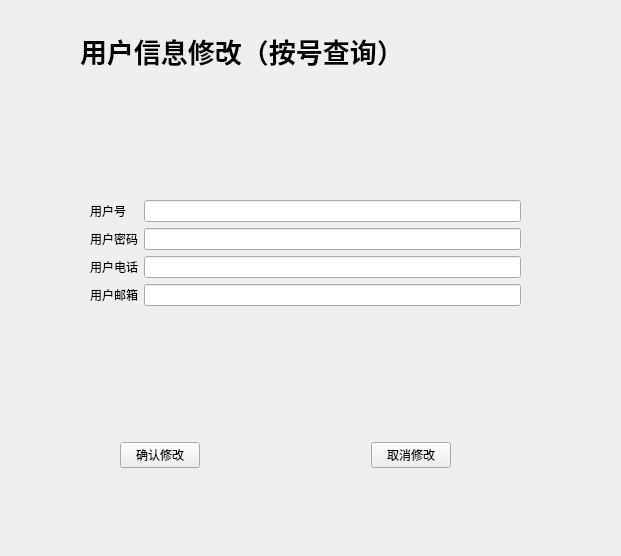
<?xml version="1.0" encoding="UTF-8"?>
<ui version="4.0">
 <class>Form</class>
 <widget class="QWidget" name="Form">
  <property name="geometry">
   <rect>
    <x>0</x>
    <y>0</y>
    <width>621</width>
    <height>556</height>
   </rect>
  </property>
  <property name="windowTitle">
   <string>Form</string>
  </property>
  <widget class="QLabel" name="label">
   <property name="geometry">
    <rect>
     <x>80</x>
     <y>30</y>
     <width>441</width>
     <height>41</height>
    </rect>
   </property>
   <property name="font">
    <font>
     <family>Arial Black</family>
     <pointsize>20</pointsize>
     <weight>75</weight>
     <bold>true</bold>
    </font>
   </property>
   <property name="text">
    <string>用户信息修改（按号查询）</string>
   </property>
  </widget>
  <widget class="QWidget" name="layoutWidget">
   <property name="geometry">
    <rect>
     <x>90</x>
     <y>200</y>
     <width>431</width>
     <height>171</height>
    </rect>
   </property>
   <layout class="QFormLayout" name="formLayout">
    <item row="0" column="0">
     <widget class="QLabel" name="label_2">
      <property name="text">
       <string>用户号</string>
      </property>
     </widget>
    </item>
    <item row="0" column="1">
     <widget class="QLineEdit" name="lineEdit"/>
    </item>
    <item row="1" column="1">
     <widget class="QLineEdit" name="lineEdit_2"/>
    </item>
    <item row="4" column="0">
     <widget class="QLabel" name="label_4">
      <property name="text">
       <string>用户电话</string>
      </property>
     </widget>
    </item>
    <item row="4" column="1">
     <widget class="QLineEdit" name="lineEdit_3"/>
    </item>
    <item row="5" column="0">
     <widget class="QLabel" name="label_5">
      <property name="text">
       <string>用户邮箱</string>
      </property>
     </widget>
    </item>
    <item row="5" column="1">
     <widget class="QLineEdit" name="lineEdit_4"/>
    </item>
    <item row="1" column="0">
     <widget class="QLabel" name="label_3">
      <property name="text">
       <string>用户密码</string>
      </property>
     </widget>
    </item>
   </layout>
  </widget>
  <widget class="QWidget" name="layoutWidget">
   <property name="geometry">
    <rect>
     <x>120</x>
     <y>440</y>
     <width>331</width>
     <height>30</height>
    </rect>
   </property>
   <layout class="QHBoxLayout" name="horizontalLayout">
    <item>
     <widget class="QPushButton" name="pushButton">
      <property name="text">
       <string>确认修改</string>
      </property>
     </widget>
    </item>
    <item>
     <spacer name="horizontalSpacer">
      <property name="orientation">
       <enum>Qt::Horizontal</enum>
      </property>
      <property name="sizeHint" stdset="0">
       <size>
        <width>40</width>
        <height>20</height>
       </size>
      </property>
     </spacer>
    </item>
    <item>
     <widget class="QPushButton" name="pushButton_2">
      <property name="text">
       <string>取消修改</string>
      </property>
     </widget>
    </item>
   </layout>
  </widget>
 </widget>
 <resources/>
 <connections/>
</ui>
